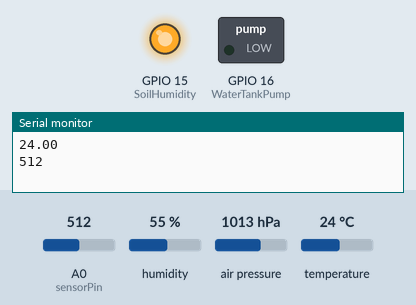
A sketch run on a simulated ESP8266 (NodeMCU). Parts: switched loads named in the sketch (green lamp = pin HIGH), output pins drawn as LEDs (lit = HIGH), the last lines printed to the serial monitor. The test bench sets the inputs (shaded band); at power-on: A0 (sensorPin) = 512, humidity 55 %, air pressure 1013 hPa, temperature 24 °C. WiFi joins after 1.5 s; servers stay silent unless stated; pins used as bus, display or sensor lines are not drawn.

Above: at 18.2 s.
18.3 s: A0 (sensorPin) set to 710
At 20.0 s:
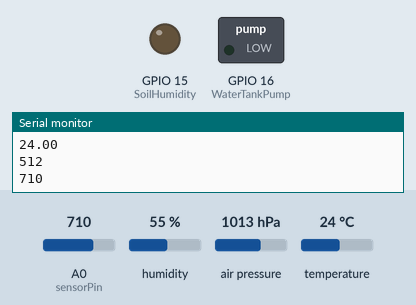
Timing chart, 0 to 38.3 s (numbered marks = the images above; inputs shaded):
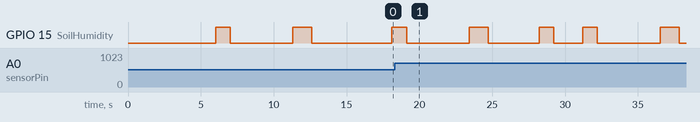

The sketch:

latest_20220810.ino
```cpp
#include <ESP8266WebServer.h>
#include <Wire.h>
//#include <Firebase_ESP_Client.h>
#include <ESP8266WiFi.h>
#include <Adafruit_Sensor.h>
#include <Adafruit_BME280.h>
#include <FirebaseArduino.h>
#define SEALEVELPRESSURE_HPA (1013.25)
#define FIREBASE_HOST "test2-c2636-default-rtdb.firebaseio.com"                          // the project name address from firebase id
#define FIREBASE_AUTH "bqWk5YbBhIETzStobbGqU4wVy9qkjQDIAcY7r7d9"

Adafruit_BME280 bme;

float temperature, humidity, pressure, altitude;
const int sensorPin = 17;
float sensorState;


// output pins for decision making
int RainSensor = 13;
int TankSensor = 0                    ;
int SoilHumidity = 15;
int WaterTankPump = 16;
int IrrigationPump = 15;


const char* ssid = "VodafoneMobileWiFi-01A925";  // Enter SSID here
const char* password = "8551701125";  //Enter Password here
//Pin_D4

void setup()
{
  Serial.begin(115200);
  delay(1000);

  bme.begin(0x76);

  Serial.println("Connecting to ");
  Serial.println(ssid);

  //connect to your local wi-fi network
  WiFi.begin(ssid, password);

  //check wi-fi is connected to wi-fi network
  while (WiFi.status() != WL_CONNECTED)
  {
  delay(1000);
  Serial.println(" cannot connect to Wi-Fi");
  }
  Serial.println("");
  Serial.println("WiFi connected..!");
  Serial.print("Got IP: ");  Serial.println(WiFi.localIP());

  Firebase.begin(FIREBASE_HOST, FIREBASE_AUTH);

  pinMode(sensorPin, INPUT);// pin used to read multiple alalogue sensors

  pinMode(RainSensor, OUTPUT);
  pinMode(TankSensor, OUTPUT);
  pinMode(SoilHumidity, OUTPUT);
  pinMode(WaterTankPump, OUTPUT);
  pinMode(IrrigationPump, OUTPUT);

}

void loop()
{

  temperature = bme.readTemperature();
  humidity = bme.readHumidity();
  pressure = bme.readPressure() / 100.0F;
  altitude = bme.readAltitude(SEALEVELPRESSURE_HPA);

  // wrap this in a while loop for a safety button.
      // water tank is empty
 if(Rain_Sensor() > 600 && Soil_Humidity() > 700 &&  temperature < 40 && Tank_Sensor() > 20 )
  {

    // send reason of not irrigating to firebase and user interface
    Serial.println("irrigating due to low soil humidity and low Rain ");
    digitalWrite(IrrigationPump, HIGH);

 }
 //
 else if(Rain_Sensor() > 600 && Soil_Humidity() > 700 &&  temperature < 40 && Tank_Sensor() < 20 )
 {

    // send reason of not irrigating to firebase and user interface
    Serial.println("water tank is empty aand water pump set ON ");
    digitalWrite(IrrigationPump, HIGH);

 }
 else
 {

    // send reason of not irrigating to firebase and user interface
    Serial.println("Predicting high chances of Rain due to hight pressure and Humidity level");
    digitalWrite(IrrigationPump, LOW);

 }


   Serial.println(temperature);
   Serial.println(Rain_Sensor());
   Serial.println(Soil_Humidity());
   Serial.println( Tank_Sensor());

delay(2000);


// send to Firebase

   Firebase.pushFloat("Sensors/Rain_Sensor/value",float(Rain_Sensor()));
    Firebase.pushFloat("Sensors/Rain_Sensor/time_stamp", millis());

    Firebase.pushFloat("Sensors/Soil_Humidity/value",float(Soil_Humidity()));
    Firebase.pushFloat("Sensors/Soil_Humidity/time_stamp", millis());

    Firebase.pushFloat("Sensors/Tank_Sensor/value",float(Tank_Sensor()));
    Firebase.pushFloat("Sensors/Tank_Sensor/time_stamp", millis());


    Firebase.pushFloat("Sensors/Atmospheric_Temperuture/value",float(temperature));
    Firebase.pushFloat("Sensors/Atmospheric_Temperuture/time_stamp", millis());


    Firebase.pushFloat("Sensors/Atmospheric_humidity/value",float(humidity));
    Firebase.pushFloat("Sensors/Atmospheric_humidity/time_stamp", millis());


    Firebase.pushFloat("Sensors/Atmospheric_pressure/value",float(pressure));
    Firebase.pushFloat("Sensors/Atmospheric_pressure/time_stamp", millis());


    Firebase.pushFloat("Sensors/Atmospheric_altitude/value",float(altitude));
    Firebase.pushFloat("Sensors/Atmospheric_altitude/time_stamp", millis());

}

int Rain_Sensor()
{

    digitalWrite(RainSensor, HIGH); // Turn D1 On
     digitalWrite(TankSensor, LOW); // Turn D2 Off
    digitalWrite(SoilHumidity, LOW); // Turn D2 Off

    delay(1000);
    return analogRead(sensorPin);
}

int Soil_Humidity() {

    digitalWrite(SoilHumidity, HIGH); // Turn D2 Off
    digitalWrite(RainSensor, LOW); //  Turn D1 On
    digitalWrite(TankSensor, LOW); // Turn D2 Off

    delay(1000);
    return analogRead(sensorPin);
}

int Tank_Sensor() {

    digitalWrite(TankSensor, HIGH); // Turn D2 Off
    digitalWrite(RainSensor, LOW); //  Turn D1 On
    digitalWrite(SoilHumidity, LOW); // Turn D2 Off

    delay(1000);
    return analogRead(sensorPin);
}
```
